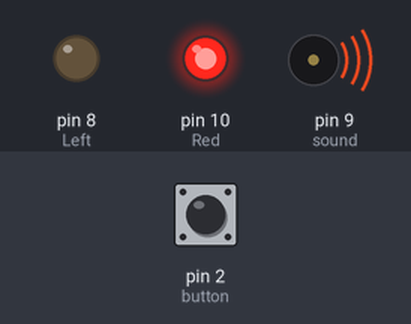
Bench run of a sketch on a simulated Arduino Uno, built with avr-gcc and run on an emulated ATmega328P. On the bench: output pins drawn as LEDs (lit = HIGH), buzzer (waves = sounding). The test bench sets the inputs (shaded band); at power-on: pin 2 (button) HIGH.

Above: at 1.2 s.
1.3 s: pin 2 (button) pulled LOW for 0.15 s
At 1.37 s:
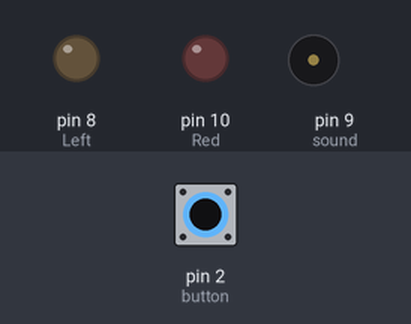
2.9 s: pin 2 (button) pulled LOW for 3.2 s
At 6.9 s:
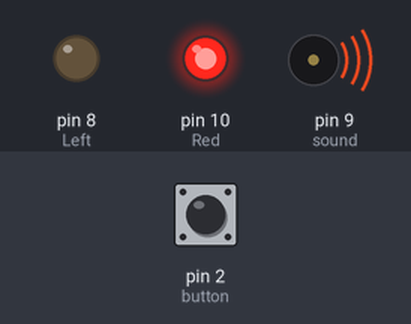
Timing chart, 0 to 8.4 s (numbered marks = the images above; inputs shaded):
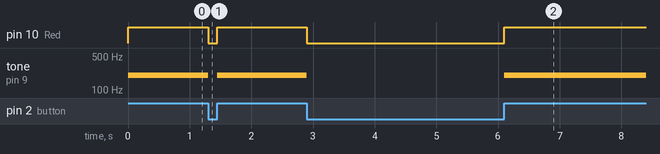

Measured:
- after the input at 1.3 s, pin 10 (Red): HIGH → LOW at once, → HIGH 0.15 s later; tone on pin 9 (sound): 200 Hz → silent at once, → 200 Hz 0.15 s later
- after the input at 2.9 s, pin 10 (Red): HIGH → LOW at once, → HIGH 3.2 s later; tone on pin 9 (sound): 200 Hz → silent at once, → 200 Hz 3.2 s later

The sketch:

LEDtest.ino
```cpp
int Red = 10;
int Green = 11;
int Left = 8;
int Right = 7;
int sound = 9;
int button = 2;
void setup() {
  // put your setup code here, to run once:
  pinMode(Red, OUTPUT);
  pinMode(sound,OUTPUT);
  pinMode(button, INPUT);
  pinMode(Left, OUTPUT);
}

void loop() {
  // put your main code here, to run repeatedly:
  while (!digitalRead(button)) {
  }
  digitalWrite(Red, HIGH);
  digitalWrite(Green, HIGH);
  tone(sound,200);
  while (digitalRead(button)) {
  }
  digitalWrite(Red, LOW);
  digitalWrite(Green, LOW);
  noTone(sound);
}
```
